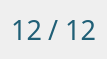
            <widget class="QWidget" name="widget" native="true">
                <property name="geometry">
                    <rect>
                        <x>390</x>
                        <y>220</y>
                        <width>91</width>
                        <height>41</height>
                    </rect>
                </property>
                <layout class="QHBoxLayout" name="horizontalLayout" stretch="0,3,0">
                    <item>
                        <widget class="QLabel" name="label_correctNumber">
                            <property name="font">
                                <font>
                                    <family>Malgun Gothic</family>
                                    <pointsize>20</pointsize>
                                    <italic>false</italic>
                                    <bold>false</bold>
                                </font>
                            </property>
                            <property name="styleSheet">
                                <string notr="true">QLabel{
                                    font : 20pt;
                                    color : #205f76;
                                    }</string>
                            </property>
                            <property name="text">
                                <string>12</string>
                            </property>
                            <property name="alignment">
                                <set>
                                    Qt::AlignmentFlag::AlignRight|Qt::AlignmentFlag::AlignTrailing|Qt::AlignmentFlag::AlignVCenter</set>
                            </property>
                        </widget>
                    </item>
                    <item>
                        <widget class="QLabel" name="label_correctNumber_label2">
                            <property name="enabled">
                                <bool>false</bool>
                            </property>
                            <property name="font">
                                <font>
                                    <family>Malgun Gothic</family>
                                    <pointsize>20</pointsize>
                                    <italic>false</italic>
                                    <bold>false</bold>
                                </font>
                            </property>
                            <property name="styleSheet">
                                <string notr="true">QLabel{
                                    font : 20pt;
                                    color : #205f76;
                                    }</string>
                            </property>
                            <property name="text">
                                <string>/</string>
                            </property>
                        </widget>
                    </item>
                    <item>
                        <widget class="QLabel" name="label_totalNumber">
                            <property name="font">
                                <font>
                                    <family>Malgun Gothic</family>
                                    <pointsize>20</pointsize>
                                    <italic>false</italic>
                                    <bold>false</bold>
                                </font>
                            </property>
                            <property name="styleSheet">
                                <string notr="true">QLabel{
                                    font : 20pt;
                                    color : #205f76;
                                    }</string>
                            </property>
                            <property name="text">
                                <string>12</string>
                            </property>
                            <property name="alignment">
                                <set>
                                    Qt::AlignmentFlag::AlignRight|Qt::AlignmentFlag::AlignTrailing|Qt::AlignmentFlag::AlignVCenter</set>
                            </property>
                        </widget>
                    </item>
                </layout>
            </widget>
